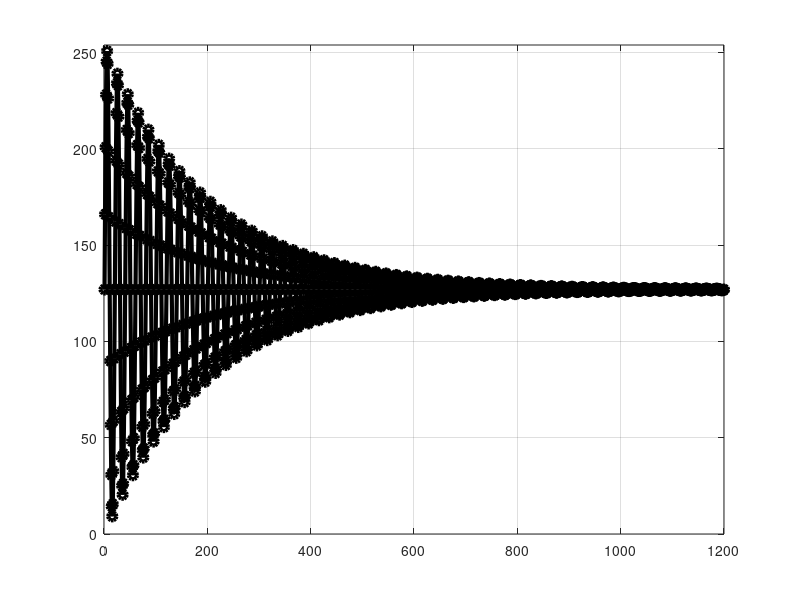

Reproduce this figure in MATLAB.
function SinSamplesGenerator
clear all;
close all;
a = 0.1;
N = 20; % number of samples in period
N_PERIODS = 60; % number of sinus periods to observe
A = 127; % sin amplitude
DC = 127; % sin DC value
N_TOTAL = N_PERIODS * N; % total samples to observe
t = N_PERIODS * linspace(0, N_TOTAL, N_TOTAL+1) / N_TOTAL; % time vector
t(end) = [];
s = DC + (A * (exp(-a*t).* sin(2*pi*t)));
plot(s,'-o', 'LineWidth', 3, 'Color', [0 0 0]);
set(gca,'XLim', [0 N_TOTAL], 'YLim', [DC-A DC+A]);
grid on;
fid = fopen('sinsamples_Mode2(a=0.1).txt', 'w');
fprintf(fid,'const uint8 Samples[] = { \n');
fprintf(fid,' %d,',round(s(1:end-1)));
fprintf(fid,' %d\n',round(s(end)));
fprintf(fid,' }; \n');
fclose(fid);
